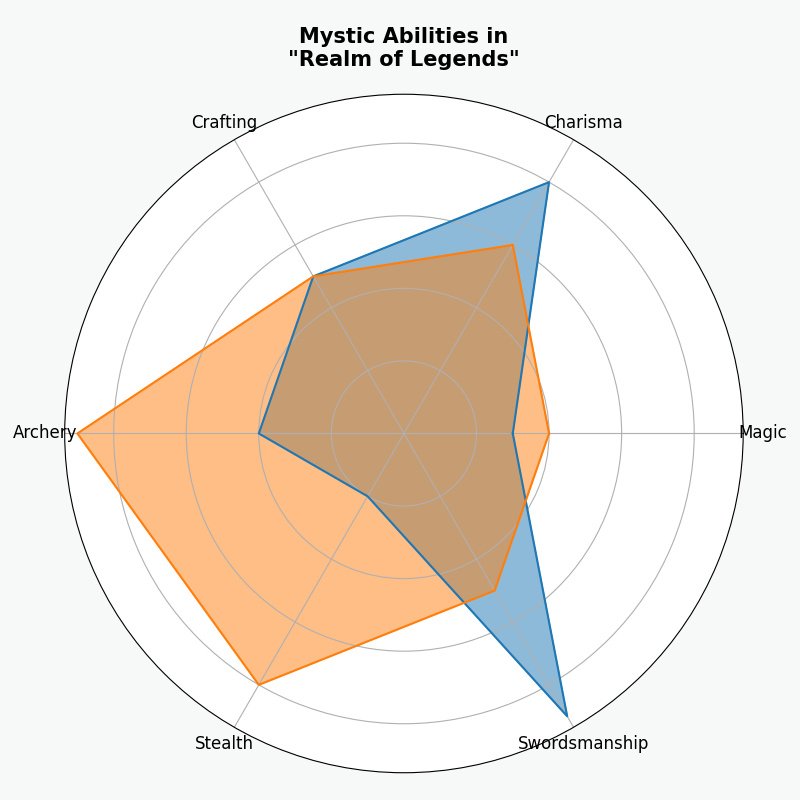

Recreate this plot in Python.
import matplotlib.pyplot as plt
import numpy as np

skills = ['Magic', 'Charisma', 'Crafting', 'Archery', 'Stealth', 'Swordsmanship']
num_skills = len(skills)

knight_skills = [3, 8, 5, 4, 2, 9]
archer_skills = [4, 6, 5, 9, 8, 5]

angles = np.linspace(0, 2 * np.pi, num_skills, endpoint=False).tolist()

knight_skills += knight_skills[:1]
archer_skills += archer_skills[:1]
angles += angles[:1]

fig, ax = plt.subplots(figsize=(8, 8), subplot_kw=dict(polar=True))
fig.patch.set_facecolor('#f7f9f9')

# Fill the area within the radar chart for each character
ax.fill(angles, knight_skills, color='#1f77b4', alpha=0.5)
ax.plot(angles, knight_skills, color='#1f77b4', linewidth=1.5)

ax.fill(angles, archer_skills, color='#ff7f0e', alpha=0.5)
ax.plot(angles, archer_skills, color='#ff7f0e', linewidth=1.5)

ax.set_yticklabels([])
ax.set_xticks(angles[:-1])
ax.set_xticklabels(skills, fontsize=12)

ax.set_title('Mystic Abilities in\n"Realm of Legends"', fontsize=15, fontweight='bold', pad=20)

plt.tight_layout()
plt.show()
